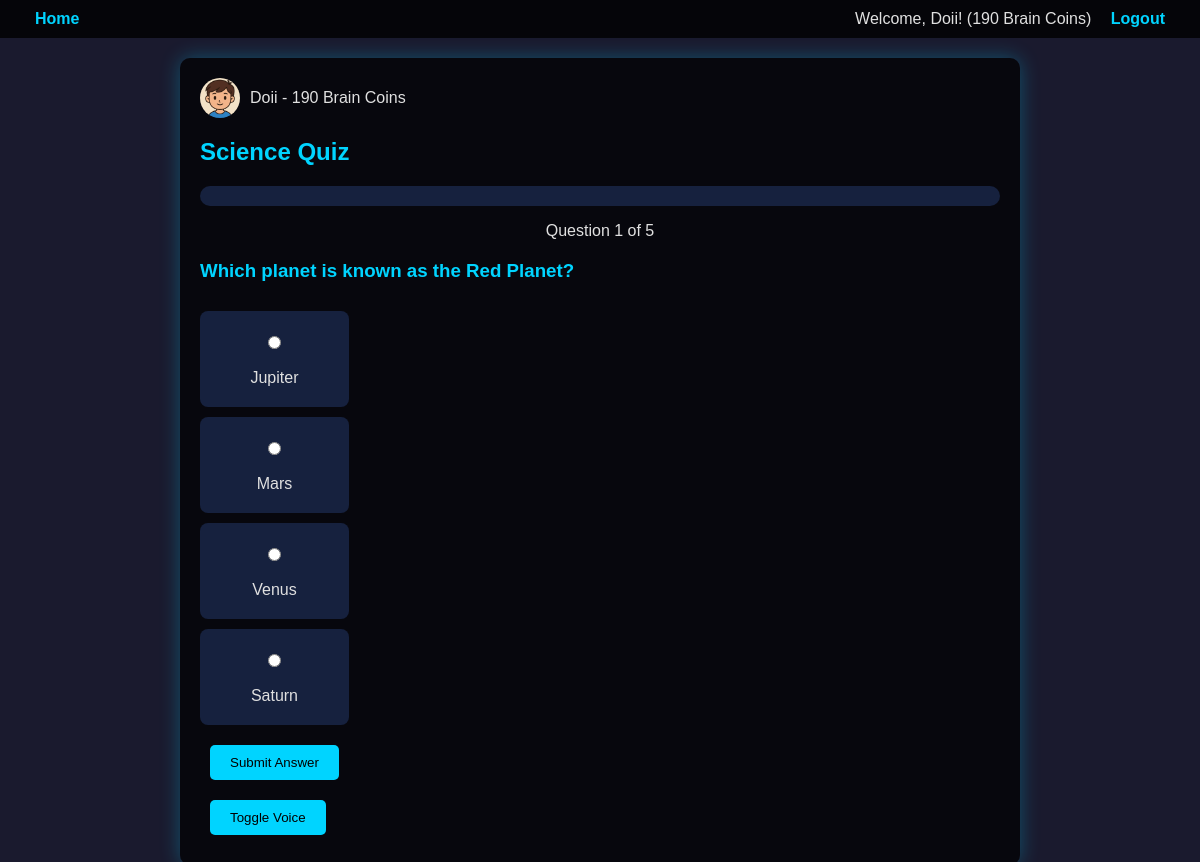
Screenshot of /quiz/Science (signed in) with the database file from the repository.
### models.py (models this page shows)
class User(db.Model):
    id = db.Column(db.Integer, primary_key=True)
    username = db.Column(db.String(80), unique=True, nullable=False)
    password = db.Column(db.String(120), nullable=False)
    email = db.Column(db.String(120), unique=True, nullable=False)
    brain_coins = db.Column(db.Integer, default=0)
    avatar = db.Column(db.String(255), default="static/images/avatar1.png")

class Question(db.Model):
    id = db.Column(db.Integer, primary_key=True)
    text = db.Column(db.String(255), nullable=False)
    options = db.Column(db.String(255), nullable=False)  # JSON string: "option1,option2,option3,option4"
    correct_answer = db.Column(db.String(50), nullable=False)
    category = db.Column(db.String(50), nullable=False)
    difficulty = db.Column(db.Integer, nullable=False)  # 1 (Easy), 2 (Medium), 3 (Hard)

### app.py (the view, shortened to what this page needs)
@app.route('/quiz/<category>', methods=['GET', 'POST'])
def quiz(category):
    if 'user_id' not in session:
        flash('Please log in to start the quiz.', 'error')
        return redirect(url_for('login'))
    user = db.session.get(User, session['user_id'])
    total_questions = int(request.args.get('num_questions', 5))
    if total_questions < 5 or total_questions > 10:
        total_questions = 5
    if 'used_questions' not in session:
        session['used_questions'] = {cat: [] for cat in ["Science", "History", "Pop Culture"]}
    session['used_questions'][category] = []
    all_questions = Question.query.filter_by(category=category).all()
    if not all_questions:
        flash(f'No questions available for {category}. Please choose another category.', 'error')
        return redirect(url_for('index'))
    total_questions = min(len(all_questions), total_questions)
    session['quiz_state'] = {
        'category': category,
        'questions': [],
        'current_question': 0,
        'score': 0,
        'streak': 0,
        'difficulty': 1,
        'total_questions': total_questions,
        'questions_fetched': 0
    }
    quiz_state = session['quiz_state']
    while len(quiz_state['questions']) < quiz_state['total_questions']:
        remaining = quiz_state['total_questions'] - len(quiz_state['questions'])
        new_questions = fetch_questions(
            category,
            quiz_state['difficulty'],
            remaining,
            exclude_ids=session['used_questions'][category]
        )
        if not new_questions:
            quiz_state['total_questions'] = len(quiz_state['questions'])
            break
        quiz_state['questions'].extend(new_questions)
        session['used_questions'][category].extend(new_questions)
        session['used_questions'][category] = session['used_questions'][category][-30:]
        session['quiz_state'] = quiz_state
        session.modified = True
    if not quiz_state['questions']:
        flash(f'No new questions available for {category}. Please choose another category or reset your progress.', 'error')
        return redirect(url_for('index'))
    question = db.session.get(Question, quiz_state['questions'][quiz_state['current_question']])
    options = question.options.split(',')
    return render_template('quiz.html', question=question, options=options, quiz_state=quiz_state, user=user)

### templates/quiz.html (shortened to what this page needs)
{% extends 'base.html' %}
{% block content %}
    <div class="user-info">
        <img src="{{ url_for('static', filename=user.avatar.split('static/')[1]) }}" alt="Avatar">
        <span>{{ user.username }} - {{ user.brain_coins }} Brain Coins</span>
    </div>
    <h2>{{ quiz_state.category }} Quiz</h2>
    <div class="progress-container">
        <div id="progress-bar">
        </div>
        <p>Question {{ quiz_state.current_question + 1 }} of {{ quiz_state.total_questions }}</p>
    </div>
    <h3>{{ question.text }}</h3>
    <form id="quiz-form" method="POST" action="{{ url_for('answer') }}">
        {% for option in options %}
            <div class="option">
                <input type="radio" id="option-{{ loop.index }}" name="answer" value="{{ option }}" required>
                <label for="option-{{ loop.index }}">{{ option }}</label>
            </div>
        {% endfor %}
        <button type="submit">Submit Answer</button>
    </form>
    <div id="voice-toggle">
        <button onclick="toggleVoice()">Toggle Voice</button>
    </div>
{% endblock %}

### templates/base.html (shortened to what this page needs)
<!DOCTYPE html>
<html lang="en">
<head>
    <link rel="stylesheet" href="{{ url_for('static', filename='css/styles.css') }}">
</head>
<body>
    <div id="three-canvas"></div>
    <nav>
        <div>
            <a href="{{ url_for('index') }}">Home</a>
        </div>
        <div>
            {% if 'user_id' in session %}
                <span>Welcome, {{ user.username }}! ({{ user.brain_coins }} Brain Coins)</span>
                <a href="{{ url_for('logout') }}">Logout</a>
            {% else %}
                <a href="{{ url_for('login') }}">Login</a>
                <a href="{{ url_for('signup') }}">Signup</a>
            {% endif %}
        </div>
    </nav>
    <div class="container">
        {% block content %}{% endblock %}
    </div>
</body>
</html>

### static/css/styles.css (style rules this page uses)
body { margin: 0; font-family: 'Arial', sans-serif; background: #1a1a2e; color: #e0e0e0; overflow-x: hidden; }
#three-canvas { position: fixed; top: 0; left: 0; width: 100%; height: 100%; z-index: -1; }
nav { background: rgba(0, 0, 0, 0.8); padding: 10px 20px; display: flex; justify-content: space-between; align-items: center; }
nav a { margin: 0 15px; text-decoration: none; color: #00d4ff; font-weight: bold; }
.container { position: relative; z-index: 1; max-width: 800px; margin: 20px auto; padding: 20px; background: rgba(0, 0, 0, 0.7); border-radius: 10px; box-shadow: 0 0 20px rgba(0, 212, 255, 0.3); }
h1, h2, h3 { color: #00d4ff; }
.category-card, .avatar-card, .option { background: #16213e; border-radius: 8px; padding: 15px; text-align: center; transition: transform 0.2s, background 0.3s; }
.option { margin: 10px 0; }
button { background: #00d4ff; color: #000; border: none; padding: 10px 20px; border-radius: 5px; cursor: pointer; margin: 10px; }
form { display: inline-block; }
form label { display: block; margin: 10px 0 5px; color: #e0e0e0; }
form input { width: 100%; padding: 10px; margin: 10px 0; border: 1px solid #00d4ff; border-radius: 5px; background: #16213e; color: #e0e0e0; }
.progress-container { margin: 20px 0; text-align: center; }
#progress-bar { width: 100%; height: 20px; background: #16213e; border-radius: 10px; overflow: hidden; }
.user-info { display: flex; align-items: center; gap: 10px; }
.user-info img { width: 40px; height: 40px; border-radius: 50%; }

### rows the page displays
User: username "Doii", brain_coins "190", avatar (picture)
Question: text "Which planet is known as the Red Planet?"

### other values shown
{{ quiz_state.category }} "Science"
{{ quiz_state.current_question + 1 }} "1"
{{ quiz_state.total_questions }} "5"
{{ option }} "Jupiter" "Mars" "Venus" "Saturn"
